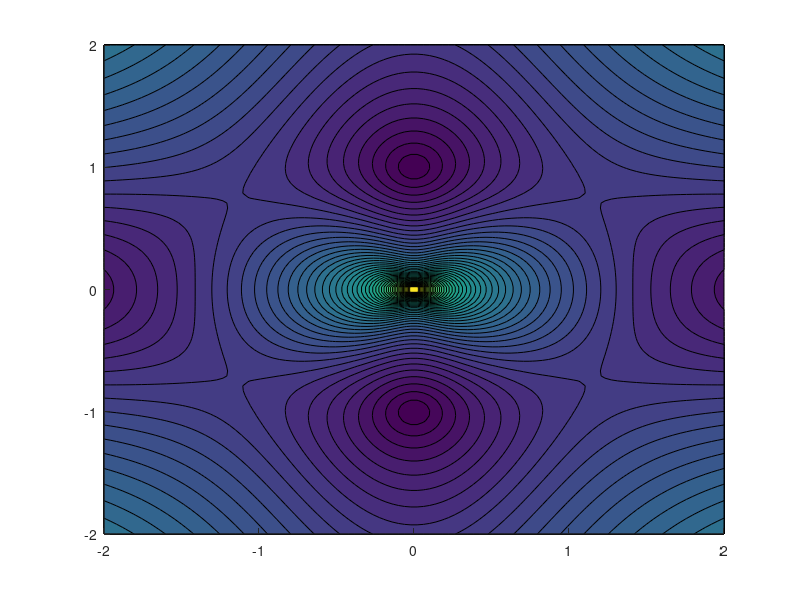

The MATLAB source for this figure: (Note: this script raises an error after producing the figure.)
% clear; clc; close all;

% Description: Plots the velocity profiles for the fundamental solution of
% stoke's flow

nu = 1;

U = @(x) 1/4/pi/nu * [log(1/norm(x)) + x(1)*x(1)/norm(x)^2, x(1)*x(2)/norm(x);
                       x(2)*x(1)/norm(x), log(1/norm(x)) + x(2)*x(2)/norm(x)^2];
                   
                   
        
N = 100;
X = linspace(-2,2,N);
Y = linspace(-2,2,N);

[x,y] = meshgrid(X,Y);
ux = zeros(size(x));
uy = zeros(size(y));

for j = 1:N
    for i = 1:N
        temp = U([x(i,j),y(i,j)]);
%         ux(i,j) = 2*temp(1,1)+2*temp(1,2);
%         uy(i,j) = 2*temp(2,1)+2*temp(2,2);
        ux(i,j) = 2*temp(1,1);
        uy(i,j) = 2*temp(1,2);
    end
end

u = sqrt(ux.^2+uy.^2);

% figure(2)
% contourf(x,y,ux,50,'edgecolor','none')
% colormap(jet)

figure(1)
contourf(x,y,u,50,'edgecolor','none')
colormap(jet)

clear;

xu = load('u_x_mesh.txt');
yu = load('u_y_mesh.txt');
xv = load('v_x_mesh.txt');
yv = load('v_y_mesh.txt');
xp = load('p_x_mesh.txt');
yp = load('p_y_mesh.txt');

uFile = dir(strcat('u_0','*'));
vFile = dir(strcat('v_0','*'));
pFile = dir(strcat('ib_','*'));

nFiles = length(uFile);
u = load(uFile(nFiles).name);
v = load(vFile(nFiles).name);

% Extract u and v for p cells
% N = 100;
% u = u(1:N,2:N+1);
% v = v(2:N+1,1:N);
% xu = xu(1:N,2:N+1);
% xv = xv(2:N+1,1:N);

% Generate the points where you want the values of u and v velocity
uq = interp2(xu,yu,u,xp,yp);
vq = interp2(xv,yv,v,xp,yp);

umag = sqrt(uq.^2+vq.^2);

p = load(pFile(nFiles).name);


figure(2)
hold on
contourf(xp,yp,umag,50,'edgecolor','none')
plot(p(:,1),p(:,2),'w-o','Markersize',5)
title(uFile(nFiles).name)
